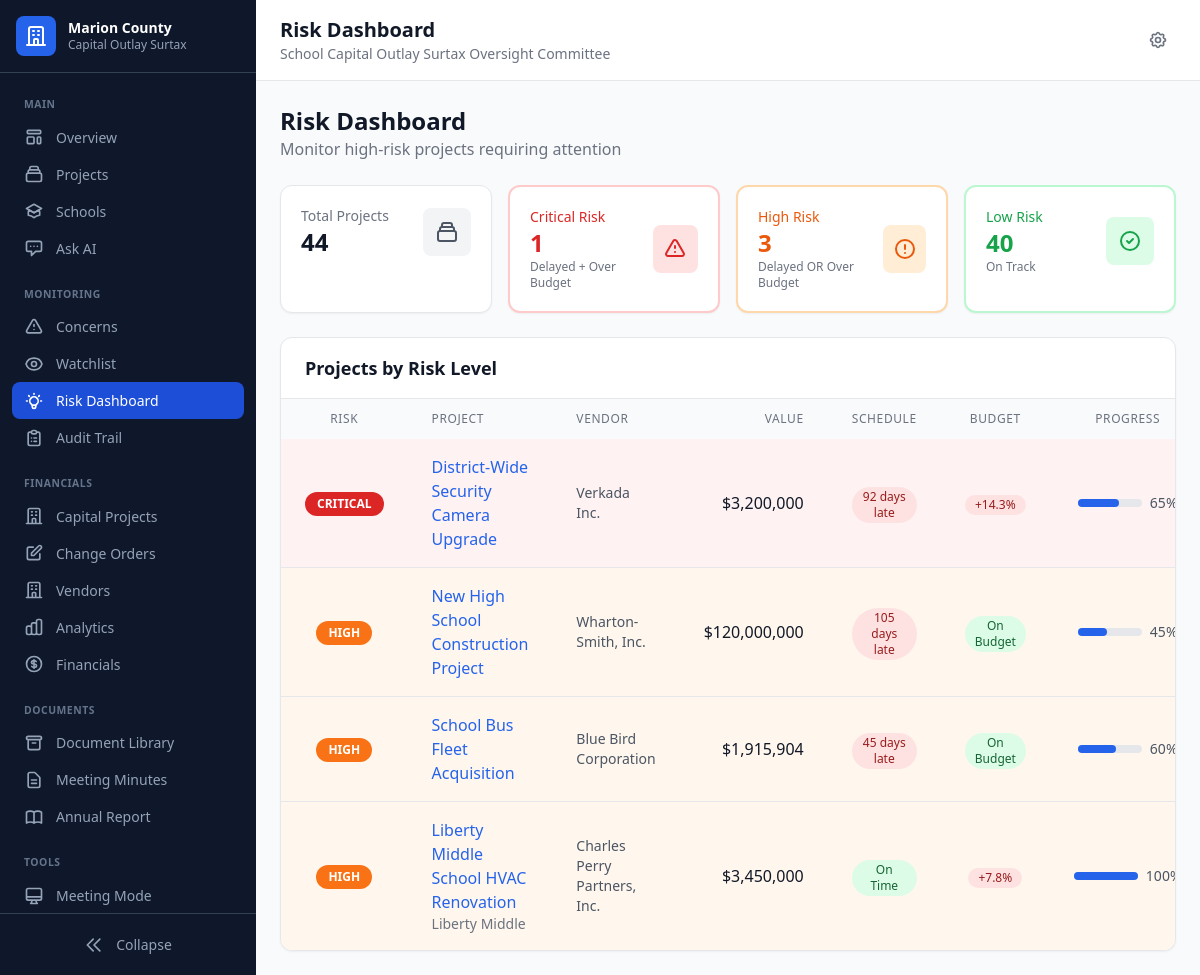
Page /risk on the committed database.
### tables this page shows
CREATE TABLE contracts (
                contract_id TEXT PRIMARY KEY,
                contract_number TEXT,
                title TEXT NOT NULL,
                description TEXT,
                contract_type TEXT,
                department TEXT,
                fiscal_year TEXT,
                vendor_id TEXT,
                vendor_name TEXT,

                -- Financials
                original_amount REAL DEFAULT 0,
                current_amount REAL DEFAULT 0,
                total_paid REAL DEFAULT 0,
                remaining_balance REAL DEFAULT 0,

                -- Dates
                solicitation_date TEXT,
                award_date TEXT,
                start_date TEXT,
                original_end_date TEXT,
                current_end_date TEXT,
                actual_end_date TEXT,

                -- Status tracking
                status TEXT DEFAULT 'Draft',
                phase TEXT DEFAULT 'Planning',
                percent_complete REAL DEFAULT 0,

                -- Scoring
                performance_score REAL DEFAULT 50,
                cost_variance_score REAL DEFAULT 50,
                schedule_variance_score REAL DEFAULT 50,
                compliance_score REAL DEFAULT 50,
                overall_health_score REAL DEFAULT 50,
                risk_level TEXT DEFAULT 'Medium',

                -- Procurement info
                procurement_method TEXT,
                bid_count INTEGER DEFAULT 0,
                justification TEXT,

                -- Board/Council info
                board_approval_date TEXT,
                board_resolution TEXT,
                council_district TEXT,
                school_zone TEXT,

                -- Location
                project_location TEXT,
                latitude REAL,
                longitude REAL,

                -- Flags
                has_change_orders INTEGER DEFAULT 0,
                change_order_count INTEGER DEFAULT 0,
                total_change_order_amount REAL DEFAULT 0,
                is_emergency INTEGER DEFAULT 0,
                is_sole_source INTEGER DEFAULT 0,
                requires_insurance INTEGER DEFAULT 1,
                insurance_verified INTEGER DEFAULT 0,
                requires_bond INTEGER DEFAULT 0,
                bond_verified INTEGER DEFAULT 0,

                notes TEXT,
                created_at TEXT DEFAULT CURRENT_TIMESTAMP,
                updated_at TEXT DEFAULT CURRENT_TIMESTAMP,
                created_by TEXT,
                is_deleted INTEGER DEFAULT 0, surtax_funded INTEGER DEFAULT NULL, surtax_category TEXT, surtax_subcategory TEXT, funding_source TEXT DEFAULT 'Unconfirmed', school_name TEXT, school_id TEXT, promised_completion_date TEXT, ballot_priority INTEGER, on_official_list INTEGER DEFAULT NULL, is_delayed INTEGER DEFAULT 0, delay_reason TEXT, delay_days INTEGER DEFAULT 0, is_over_budget INTEGER DEFAULT 0, budget_variance_amount REAL DEFAULT 0, budget_variance_pct REAL DEFAULT 0, is_watchlisted INTEGER DEFAULT 0, watchlist_reason TEXT, watchlist_added_date TEXT, last_committee_review_date TEXT, committee_notes TEXT, vendor_type TEXT, vendor_size TEXT, vendor_headquarters TEXT, expenditure_type TEXT DEFAULT 'Capital', planned_value REAL, earned_value REAL, actual_cost REAL, cost_variance REAL, schedule_variance REAL, cost_performance_index REAL, schedule_performance_index REAL, project_purpose TEXT, project_scope TEXT, community_impact TEXT, priority_level TEXT, risk_score TEXT, funding_sources TEXT, contingency_remaining DECIMAL, cost_per_sqft DECIMAL, square_footage INTEGER, data_source TEXT DEFAULT "Generated", needs_verification INTEGER DEFAULT 1, last_updated DATETIME, updated_by TEXT,

                FOREIGN KEY (vendor_id) REFERENCES vendors(vendor_id)
            );

### app.py (the view)
@app.route('/risk')
def risk_dashboard():
    conn = get_db()
    cursor = conn.cursor()
    cursor.execute('''
        SELECT
            contract_id, title, school_name, vendor_name, status,
            current_amount, percent_complete,
            is_delayed, delay_days,
            is_over_budget, budget_variance_pct,
            CASE
                WHEN is_delayed = 1 AND is_over_budget = 1 THEN 'Critical'
                WHEN is_delayed = 1 OR is_over_budget = 1 THEN 'High'
                WHEN delay_days > 0 OR budget_variance_pct > 5 THEN 'Medium'
                ELSE 'Low'
            END as risk_level
        FROM contracts
        WHERE is_deleted = 0 AND surtax_category IS NOT NULL
        ORDER BY
            CASE
                WHEN is_delayed = 1 AND is_over_budget = 1 THEN 1
                WHEN is_delayed = 1 OR is_over_budget = 1 THEN 2
                ELSE 3
            END,
            delay_days DESC
    ''')
    projects = cursor.fetchall()
    cursor.execute('''
        SELECT
            COUNT(*) as total,
            SUM(CASE WHEN is_delayed = 1 AND is_over_budget = 1 THEN 1 ELSE 0 END) as critical,
            SUM(CASE WHEN (is_delayed = 1 OR is_over_budget = 1) AND NOT (is_delayed = 1 AND is_over_budget = 1) THEN 1 ELSE 0 END) as high,
            SUM(CASE WHEN is_delayed = 0 AND is_over_budget = 0 THEN 1 ELSE 0 END) as low
        FROM contracts
        WHERE is_deleted = 0 AND surtax_category IS NOT NULL
    ''')
    risk_summary = cursor.fetchone()
    conn.close()
    return render_template('surtax/risk_dashboard.html',
                          title='Risk Dashboard',
                          projects=projects,
                          risk_summary=risk_summary)

### app.py (called while the page is built)
def get_db():
    conn = sqlite3.connect(str(DB_PATH))
    conn.row_factory = sqlite3.Row
    return conn

### templates/surtax/risk_dashboard.html (shortened to what this page needs)
{% extends "surtax/base.html" %}
{% block content %}
<div class="space-y-6">
    <div class="flex justify-between items-center">
        <div>
            <h2 class="text-2xl font-bold text-gray-900">Risk Dashboard</h2>
            <p class="text-gray-500">Monitor high-risk projects requiring attention</p>
        </div>
    </div>
    <div class="grid grid-cols-1 md:grid-cols-4 gap-4">
        <div class="bg-white rounded-xl shadow-sm border border-gray-200 p-5">
            <div class="flex items-center justify-between">
                <div>
                    <p class="text-sm text-gray-500">Total Projects</p>
                    <p class="text-2xl font-bold text-gray-900">{{ risk_summary.total or 0 }}</p>
                </div>
                <div class="w-12 h-12 bg-gray-100 rounded-lg flex items-center justify-center">
                </div>
            </div>
        </div>
        <div class="bg-white rounded-xl shadow-sm border-2 border-red-200 p-5">
            <div class="flex items-center justify-between">
                <div>
                    <p class="text-sm text-red-600 font-medium">Critical Risk</p>
                    <p class="text-2xl font-bold text-red-600">{{ risk_summary.critical or 0 }}</p>
                    <p class="text-xs text-gray-500">Delayed + Over Budget</p>
                </div>
                <div class="w-12 h-12 bg-red-100 rounded-lg flex items-center justify-center">
                    <svg class="w-6 h-6 text-red-600" fill="none" stroke="currentColor" viewBox="0 0 24 24">
                        <path stroke-linecap="round" stroke-linejoin="round" stroke-width="2" d="M12 9v2m0 4h.01m-6.938 4h13.856c1.54 0 2.502-1.667 1.732-3L13.732 4c-.77-1.333-2.694-1.333-3.464 0L3.34 16c-.77 1.333.192 3 1.732 3z"></path>
                    </svg>
                </div>
            </div>
        </div>
        <div class="bg-white rounded-xl shadow-sm border-2 border-orange-200 p-5">
            <div class="flex items-center justify-between">
                <div>
                    <p class="text-sm text-orange-600 font-medium">High Risk</p>
                    <p class="text-2xl font-bold text-orange-600">{{ risk_summary.high or 0 }}</p>
                    <p class="text-xs text-gray-500">Delayed OR Over Budget</p>
                </div>
                <div class="w-12 h-12 bg-orange-100 rounded-lg flex items-center justify-center">
                    <svg class="w-6 h-6 text-orange-600" fill="none" stroke="currentColor" viewBox="0 0 24 24">
                        <path stroke-linecap="round" stroke-linejoin="round" stroke-width="2" d="M12 8v4m0 4h.01M21 12a9 9 0 11-18 0 9 9 0 0118 0z"></path>
                    </svg>
                </div>
            </div>
        </div>
        <div class="bg-white rounded-xl shadow-sm border-2 border-green-200 p-5">
            <div class="flex items-center justify-between">
                <div>
                    <p class="text-sm text-green-600 font-medium">Low Risk</p>
                    <p class="text-2xl font-bold text-green-600">{{ risk_summary.low or 0 }}</p>
                    <p class="text-xs text-gray-500">On Track</p>
                </div>
                <div class="w-12 h-12 bg-green-100 rounded-lg flex items-center justify-center">
                    <svg class="w-6 h-6 text-green-600" fill="none" stroke="currentColor" viewBox="0 0 24 24">
                        <path stroke-linecap="round" stroke-linejoin="round" stroke-width="2" d="M9 12l2 2 4-4m6 2a9 9 0 11-18 0 9 9 0 0118 0z"></path>
                    </svg>
                </div>
            </div>
        </div>
    </div>
    <div class="bg-white rounded-xl shadow-sm border border-gray-200 overflow-hidden">
        <div class="px-6 py-4 border-b border-gray-200">
            <h3 class="text-lg font-semibold text-gray-900">Projects by Risk Level</h3>
        </div>
        <div class="overflow-x-auto">
            <table class="w-full">
                <thead class="bg-gray-50">
                    <tr>
                        <th class="px-6 py-3 text-center text-xs font-medium text-gray-500 uppercase tracking-wider w-24">Risk</th>
                        <th class="px-6 py-3 text-left text-xs font-medium text-gray-500 uppercase tracking-wider">Project</th>
                        <th class="px-6 py-3 text-left text-xs font-medium text-gray-500 uppercase tracking-wider">Vendor</th>
                        <th class="px-6 py-3 text-right text-xs font-medium text-gray-500 uppercase tracking-wider">Value</th>
                        <th class="px-6 py-3 text-center text-xs font-medium text-gray-500 uppercase tracking-wider">Schedule</th>
                        <th class="px-6 py-3 text-center text-xs font-medium text-gray-500 uppercase tracking-wider">Budget</th>
                        <th class="px-6 py-3 text-center text-xs font-medium text-gray-500 uppercase tracking-wider">Progress</th>
                    </tr>
                </thead>
                <tbody class="divide-y divide-gray-200">
                    {% for project in projects %}
                    {% if project.risk_level in ['Critical', 'High'] %}
                    <tr class="hover:bg-gray-50 {% if project.risk_level == 'Critical' %}bg-red-50{% elif project.risk_level == 'High' %}bg-orange-50{% endif %}">
                        <td class="px-6 py-4 text-center">
                            {% if project.risk_level == 'Critical' %}
                            <span class="inline-flex items-center px-3 py-1 rounded-full text-xs font-bold bg-red-600 text-white">
                                CRITICAL
                            </span>
                            {% elif project.risk_level == 'High' %}
                            <span class="inline-flex items-center px-3 py-1 rounded-full text-xs font-bold bg-orange-500 text-white">
                                HIGH
                            </span>
                            {% elif project.risk_level == 'Medium' %}
                            <span class="inline-flex items-center px-3 py-1 rounded-full text-xs font-medium bg-yellow-100 text-yellow-800">
                                Medium
                            </span>
                            {% else %}
                            <span class="inline-flex items-center px-3 py-1 rounded-full text-xs font-medium bg-green-100 text-green-800">
                                Low
                            </span>
                            {% endif %}
                        </td>
                        <td class="px-6 py-4">
                            <a href="{{ url_for('project_detail', contract_id=project.id) }}" class="text-blue-600 hover:text-blue-800 font-medium">
                                {{ project.title[:45] }}{% if project.title|length > 45 %}...{% endif %}
                            </a>
                            {% if project.school_name %}
                            <p class="text-sm text-gray-500">{{ project.school_name }}</p>
                            {% endif %}
                        </td>
                        <td class="px-6 py-4 text-sm text-gray-600">
                            {{ project.vendor_name or 'N/A' }}
                        </td>
                        <td class="px-6 py-4 text-right font-medium text-gray-900">
                            ${{ '{:,.0f}'.format(project.current_amount or 0) }}
                        </td>
                        <td class="px-6 py-4 text-center">
                            {% if project.is_delayed %}
                            <span class="inline-flex items-center px-2.5 py-0.5 rounded-full text-xs font-medium bg-red-100 text-red-800">
                                {{ project.delay_days }} days late
                            </span>
                            {% else %}
                            <span class="inline-flex items-center px-2.5 py-0.5 rounded-full text-xs font-medium bg-green-100 text-green-800">
                                On Time
                            </span>
                            {% endif %}
                        </td>
                        <td class="px-6 py-4 text-center">
                            {% if project.is_over_budget %}
                            <span class="inline-flex items-center px-2.5 py-0.5 rounded-full text-xs font-medium bg-red-100 text-red-800">
                                +{{ '{:.1f}'.format(project.budget_variance_pct or 0) }}%
                            </span>
                            {% else %}
                            <span class="inline-flex items-center px-2.5 py-0.5 rounded-full text-xs font-medium bg-green-100 text-green-800">
                                On Budget
                            </span>
                            {% endif %}
                        </td>
                        <td class="px-6 py-4 text-center">
                            <div class="flex items-center justify-center">
                                <div class="w-16 bg-gray-200 rounded-full h-2 mr-2">
                                    <div class="bg-blue-600 h-2 rounded-full" style="width: {{ project.percent_complete or 0 }}%"></div>
                                </div>
                                <span class="text-sm text-gray-600">{{ '{:.0f}'.format(project.percent_complete or 0) }}%</span>
                            </div>
                        </td>
                    </tr>
                    {% endif %}
                    {% endfor %}
                </tbody>
            </table>
        </div>
    </div>
</div>
{% endblock %}

### rows in the picture
contracts: shows "CRITICAL", title "District-Wide Security Camera Upgrade", vendor_name "Verkada Inc.", current_amount "3,200,000", delay_days "92", budget_variance_pct "14.3", percent_complete "65"
contracts: shows "HIGH", title "New High School Construction Project", vendor_name "Wharton-Smith, Inc.", current_amount "120,000,000", delay_days "105", is_over_budget "On Budget", percent_complete "45"
contracts: shows "HIGH", title "School Bus Fleet Acquisition", vendor_name "Blue Bird Corporation", current_amount "1,915,904", delay_days "45", is_over_budget "On Budget", percent_complete "60"
contracts: shows "HIGH", title "Liberty Middle School HVAC Renovation", school_name "Liberty Middle", vendor_name "Charles Perry Partners, Inc.", current_amount "3,450,000", is_delayed "On Time", budget_variance_pct "7.8", percent_complete "100"

### other values in the picture
{{ title }} "Risk Dashboard"
{{ risk_summary.total or 0 }} "44"
{{ risk_summary.critical or 0 }} "1"
{{ risk_summary.high or 0 }} "3"
{{ risk_summary.low or 0 }} "40"
